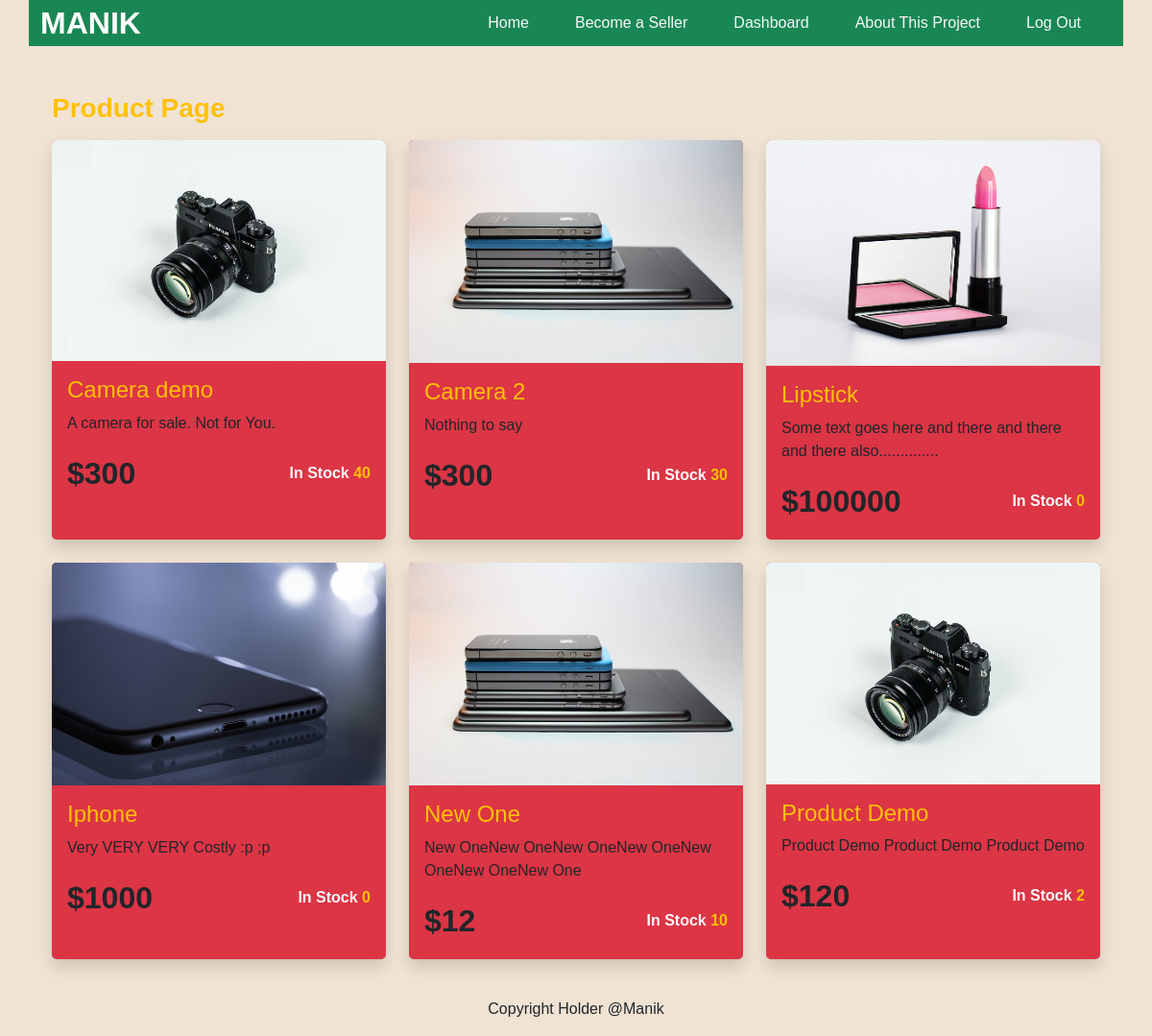
The page / on the database its author committed.
### tables this page shows
CREATE TABLE `product` (
  `ID` int(11) NOT NULL,
  `name` text NOT NULL,
  `details` varchar(255) NOT NULL,
  `stock` int(255) NOT NULL,
  `image` varchar(255) NOT NULL,
  `price` int(255) NOT NULL
);

### index.php (the view, shortened to what this page needs)
<?php
include('assets/config.php');
$viewsql = "SELECT * FROM product";
$finalviewsql = mysqli_query($conn,$viewsql);
?>
<!DOCTYPE html>
<html lang="en">
<head>
    <link href="https://cdn.jsdelivr.net/npm/bootstrap@5.0.2/dist/css/bootstrap.min.css" rel="stylesheet">
    <link rel="stylesheet" href="css/style.css">
</head>
<body>
    <?php include('assets/header.php'); ?>
    <main>
        <div class="container p-4 product-list">
            <div class="title mb-3">
                <h3 class="fw-bold text-warning ">Product Page</h3>
            </div>
            <div class="products">
            <?php
					if($finalviewsql == TRUE){
						while($data = mysqli_fetch_assoc($finalviewsql)){
							$title = $data['name'];
							$details = $data['details'];
							$stock = $data['stock'];
							$image = $data['image'];
							$price = $data['price'];
							?>
                <div class="product-card shadow rounded-3 overflow-hidden text-left bg-danger">
                    <div class="card-img">
                        <img class="img-fluid" src="product-img/<?php echo $image;?>" alt="Product Image">
                    </div>
                    <div class="text p-3">
                    <div class="card-title">
                        <h4 class="m-0 text-warning"><?php echo $title; ?></h4>
                    </div>
                    <div class="card-details">
                        <p><?php echo $details; ?></p>
                    </div>
                    <div class="fw-bold mb-0 d-flex align-items-center justify-content-between">
                        <span class="fs-2">$<?php echo $price; ?></span>
                        <p  class="stock m-0 text-mute fw-bold text-light">In Stock <span class="text-warning"><?php echo $stock; ?></span></p>
                    </div>
                    </div>
                </div>
            <?php
                        }
                    }
            ?>
            </div>
        </div>
    </main>
  <?php include('assets/footer.php'); ?>
</body>
</html>

### assets/header.php
<header class="container mb-4 bg-success d-flex align-items-center justify-content-between">
    <div class="logo-holder">
        <a class="text-decoration-none" href="index.php"><span class="text-white fw-bold fs-2">MANIK</span></a>
    </div>
    <nav class="d-flex align-items-center">
        <ul class="d-flex align-items-center mb-0 ">
            <li class="me-3"><a class="text-decoration-none rounded-pill px-3 p-2 text-light" href="index.php">Home</a></li>
            <li class="me-3"><a class="text-decoration-none rounded-pill px-3 p-2 text-light" href="becomeseller.php">Become a Seller</a></li>
            <li class="me-3"><a class="text-decoration-none rounded-pill px-3 p-2 text-light" href="dashboard.php">Dashboard</a></li>
            <li class="me-3"><a class="text-decoration-none rounded-pill px-3 p-2 text-light" href="about.php">About This Project</a></li>
            <li class="me-3"><a class="text-decoration-none rounded-pill px-3 p-2 text-light" href="logout.php">Log Out</a></li>
        </ul>
    </nav>
</header>

### assets/footer.php
<footer class="container mt-3 text-center">
  <p>Copyright Holder @Manik</p>
</footer>

### css/style.css (style rules this page uses)
* { margin: 0; padding: 0; box-sizing: border-box; }
body { width: 100%; min-height: 100vh; background-color: rgb(240, 227, 212); font-family: Arial, Helvetica, sans-serif; }
nav ul li { list-style: none; }
.products { display: grid; grid-template-columns: repeat(4,auto); grid-gap: 2rem; }
@media (max-width:1200px) { .products { grid-template-columns: repeat(3,auto); grid-gap: 1.5rem; } }

### rows shown on the page
product: image (picture), name "Camera demo", details "A camera for sale. Not for You.", price "300", stock "40"
product: image (picture), name "Camera 2", details "Nothing to say", price "300", stock "30"
product: image (picture), name "Lipstick", details "Some text goes here and there and there and there also..............", price "100000", stock "0"
product: image (picture), name "Iphone", details "Very VERY VERY Costly :p ;p", price "1000", stock "0"
product: image (picture), name "New One", details "New OneNew OneNew OneNew OneNew OneNew OneNew One", price "12", stock "10"
product: image (picture), name "Product Demo", details "Product Demo Product Demo Product Demo", price "120", stock "2"
